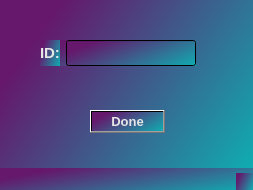
<?xml version="1.0" encoding="UTF-8"?>
<ui version="4.0">
 <class>DeleteWindowCat</class>
 <widget class="QMainWindow" name="DeleteWindowCat">
  <property name="geometry">
   <rect>
    <x>0</x>
    <y>0</y>
    <width>253</width>
    <height>190</height>
   </rect>
  </property>
  <property name="windowTitle">
   <string>DeleteWindowCat</string>
  </property>
  <property name="styleSheet">
   <string notr="true">background-color: qlineargradient(spread:pad, x1:0, y1:0.534, x2:1, y2:1, stop:0 rgba(101, 24, 108, 255), stop:1 rgba(15, 173, 177, 255));</string>
  </property>
  <widget class="QWidget" name="centralwidget">
   <widget class="QPushButton" name="pushButton">
    <property name="geometry">
     <rect>
      <x>90</x>
      <y>110</y>
      <width>75</width>
      <height>23</height>
     </rect>
    </property>
    <property name="font">
     <font>
      <pointsize>10</pointsize>
      <weight>75</weight>
      <bold>true</bold>
     </font>
    </property>
    <property name="styleSheet">
     <string notr="true">color: rgb(230, 230, 230);</string>
    </property>
    <property name="text">
     <string>Done</string>
    </property>
   </widget>
   <widget class="QWidget" name="">
    <property name="geometry">
     <rect>
      <x>40</x>
      <y>40</y>
      <width>156</width>
      <height>26</height>
     </rect>
    </property>
    <layout class="QGridLayout" name="gridLayout">
     <item row="0" column="0">
      <widget class="QLabel" name="label">
       <property name="font">
        <font>
         <pointsize>11</pointsize>
         <weight>75</weight>
         <bold>true</bold>
        </font>
       </property>
       <property name="styleSheet">
        <string notr="true">color: rgb(230, 230, 230);</string>
       </property>
       <property name="text">
        <string>ID:</string>
       </property>
      </widget>
     </item>
     <item row="0" column="1">
      <widget class="QLineEdit" name="lineEdit">
       <property name="font">
        <font>
         <pointsize>11</pointsize>
        </font>
       </property>
       <property name="styleSheet">
        <string notr="true">color: rgb(230, 230, 230);</string>
       </property>
      </widget>
     </item>
    </layout>
   </widget>
  </widget>
  <widget class="QMenuBar" name="menubar">
   <property name="geometry">
    <rect>
     <x>0</x>
     <y>0</y>
     <width>253</width>
     <height>21</height>
    </rect>
   </property>
  </widget>
  <widget class="QStatusBar" name="statusbar"/>
 </widget>
 <resources/>
 <connections/>
</ui>
